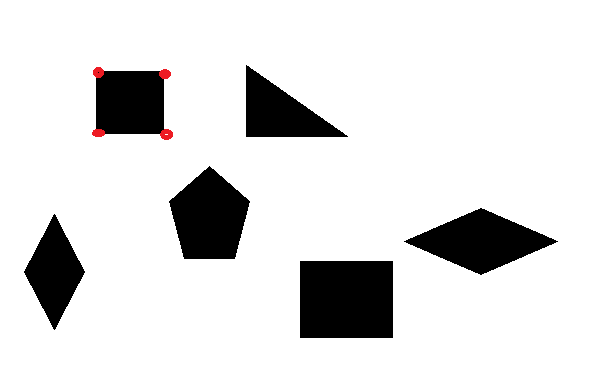
#> input picture images/shapes.png, 600 x 386 px
$ jupyter execute filter_optimized.ipynb   (shell and % lines are left out)
#> lines starting #> are read from the running program, lines starting #| are printed output that depends on the picture
# Loading image and libraries

[cell 1]
import numpy as np
import matplotlib.pyplot as plt
from scipy.ndimage import convolve, gaussian_filter
from PIL import Image
import cv2  # Für Canny (muss installiert sein)

# Bild laden
bildpfad = "../images/shapes.png"
bild = Image.open(bildpfad).convert('L')
bild_array = np.array(bild)

# Overview

## Filter
Using convolution with a filter on a grayscale image, you can detect edges in an image. The value which is displayed in a grayscale image is the intensity (Helligkeit).
- Sobel → first derivative of the image (detects edges; partial derivative in x and y direction → sobel_x filter for vertical edges and sobel_y for horizontal edges)
- LaPlace → second derivative of the image (detects strong changes in intensity → often edges or corners)
- Gaussian → smoothing with a gaussian function

## Filter combinations

- Laplacian of Gaussian (LoG) = Laplace after Gauss
- Canny =
  1. smoothing (Gaussian)
  2. calculate gradients (Sobel Filter)
  3. Non-Maximum Suppression → thins out edges
  4. Hysteresis threshold → to select strong / weak edges

<a>

</a>

<a href="https://www.youtube.com/watch?v=uNP6ZwQ3r6A" target="_blank">

</a>

# Sobel (Derivative of Gaussian with $\sigma = 1$)

<a>

</a>

Der Sobel-Operator ist ein Kantendetektor aus der Bildverarbeitung. Er berechnet die ungefähre Ableitung (Gradient) eines Bildes in x- und y-Richtung. So lassen sich Kanten (plötzliche Helligkeitswechsel) erkennen. Da das Ergebnis jedoch empfindlich gegenüber Rauschen ist, wird noch eine leichte Glättung hinzugefügt.

>Der Sobelfilter ist also eine Kombination aus:
>- Approximation der ersten Ableitung
>- Leichter Glättung

Die erste Ableitung berechnet sich aus:
$$f’(x)=\frac{d f(x)}{dx}$$

Im Bildverarbeitungskontext arbeitest du aber mit diskreten Pixeln, also kannst du die Ableitung nur näherungsweise berechnen.
$$f’(x) \approx \frac{f(x+h) - f(x-h)}{2h}$$

Wenn wir h = 1 setzen (Abstand zwischen den Pixeln), vereinfacht sich das zu:

$$f’(x) \approx \frac{f(x+1) - f(x-1)}{2}$$

Das ist die zentrale Differenzenmethode. In Kernel-Form sieht das so aus:
$$\begin{bmatrix}
-0.5  & 0 & 0.5\\
\end{bmatrix}$$

➡️ Die Sobel-Operatoren sind Faltungsmatrizen (Kernels), die über das Bild gelegt werden:

Sobel X (horizontale Kanten):

$$G_x =
\begin{bmatrix}
-1 & 0 & 1 \\
-2 & 0 & 2 \\
-1 & 0 & 1 \\
\end{bmatrix}$$

Sobel Y (vertikale Kanten):

$$G_y =
\begin{bmatrix}
-1 & -2 & -1 \\
0 &  0 &  0 \\
1 &  2 &  1 \\
\end{bmatrix}$$

[cell 2]
# Filter definieren
# Hier verwenden wir den klassischen Sobel X Kernel
kernel = np.array([[-1, 0, 1],
                   [-2, 0, 2],
                   [-1, 0, 1]])
# Filter anwenden
ergebnis = convolve(bild_array, kernel)
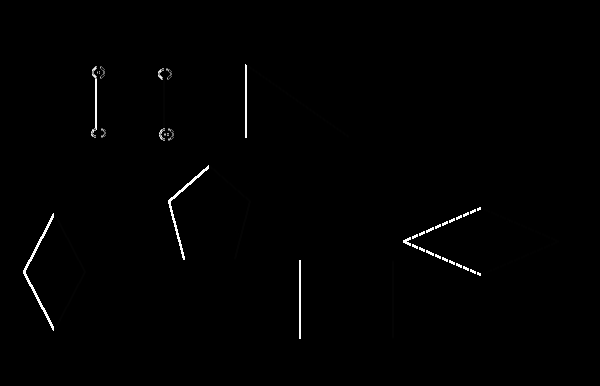
#> ergebnis: shape (386, 600); min 0, max 255, mean 1.8

# Plot
fig, axs = plt.subplots(1, 2, figsize=(12, 5))

axs[0].imshow(bild_array, cmap='gray')
axs[0].set_title("Graustufenbild")

axs[1].imshow(ergebnis, cmap='coolwarm')
axs[1].set_title(f"Ergebnis der Faltung mit Kernel")

plt.tight_layout()
plt.show()

[cell 3]
# Filter definieren
# Hier verwenden wir den klassischen Sobel Y Kernel
kernel = np.array([[-1, -2, -1],
                   [0, 0, 0],
                   [1, 2, 1]])
# Filter anwenden
ergebnis = convolve(bild_array, kernel)

# Plot
fig, axs = plt.subplots(1, 2, figsize=(12, 5))

axs[0].imshow(bild_array, cmap='gray')
axs[0].set_title("Graustufenbild")

axs[1].imshow(ergebnis, cmap='coolwarm')
axs[1].set_title(f"Ergebnis der Faltung mit Kernel")

plt.tight_layout()
plt.show()

Nachdem das Graustufenbild mit Sobel einmal in X-Richtung und einmal in Y-Richtung gefaltet wurde, werden die Ergebnisse addiert.

$\text{Magnitude} = \sqrt{(S_x)^2 + (S_y)^2}$

Der Sobel-Magnitude-Operator lässt sich nicht als einzelner Kernel darstellen, weil er die Kombination aus zwei Kerneln (für x- und y-Richtung) ist und erst nach der Faltung mit beiden Kerneln die Magnitude berechnet wird.

[cell 4]
from scipy import ndimage

# Sobel-Operator anwenden
sobel_x = ndimage.sobel(bild_array, axis=1)
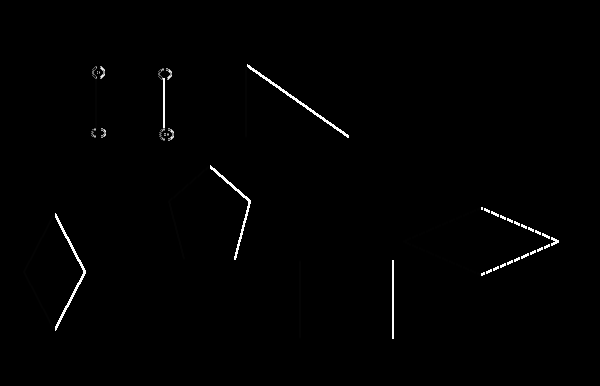
#> sobel_x: shape (386, 600); min 0, max 255, mean 2
sobel_y = ndimage.sobel(bild_array, axis=0)
sobel_magnitude = np.hypot(sobel_x, sobel_y)

# Plot
fig, axs = plt.subplots(1, 2, figsize=(16, 4))

axs[0].imshow(bild_array, cmap='gray')
axs[0].set_title("Graustufenbild")

axs[1].imshow(sobel_magnitude, cmap='winter')
axs[1].set_title("Gradient Magnitude")

plt.tight_layout()
plt.show()
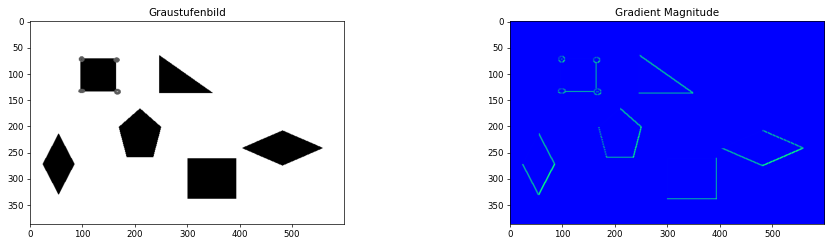
#> figure drawn by matplotlib, 2 panels

Grundsätzlich ist der Sobel-Operator ein spezieller Kantendetektor, der als diskreter Filter (Kernel) definiert ist und typischerweise auf Bilddaten oder diskrete 2D-Daten angewendet wird.

**Kann man den Sobel-Operator auch auf eine kontinuierliche Funktion anwenden?**

Nicht direkt analytisch, weil der Sobel-Operator auf der diskreten Approximation der Ableitung basiert. Aber was du machen kannst (und was oft gemacht wird):

✅ Du wertest deine Funktion diskret auf einem Gitter aus (so wie du es mit deiner Sinus-Cosinus-Funktion gemacht hast)

✅ Dann kannst du den Sobel-Operator ganz genauso wie auf ein Bild anwenden, weil du ja ein 2D-Array hast

[cell 5]
import numpy as np
import matplotlib.pyplot as plt
from scipy.ndimage import sobel

# Gitter erzeugen
x = np.linspace(-5, 5, 200)
y = np.linspace(-5, 5, 200)
X, Y = np.meshgrid(x, y)

# Funktion definieren
Z = np.sin(X) * np.cos(Y)

# Sobel-Operator anwenden (Ableitungen in x- und y-Richtung)
sobel_x = sobel(Z, axis=1)
sobel_y = sobel(Z, axis=0)
gradient_magnitude = np.hypot(sobel_x, sobel_y)

# Plots
fig, axs = plt.subplots(1, 3, figsize=(15, 5))

im0 = axs[0].imshow(Z, extent=(-5, 5, -5, 5), origin='lower', cmap='viridis')
axs[0].set_title("Originalfunktion")
plt.colorbar(im0, ax=axs[0])

im1 = axs[1].imshow(sobel_x, extent=(-5, 5, -5, 5), origin='lower', cmap='coolwarm')
axs[1].set_title("Sobel x-Richtung")
plt.colorbar(im1, ax=axs[1])

im2 = axs[2].imshow(gradient_magnitude, extent=(-5, 5, -5, 5), origin='lower', cmap='magma')
axs[2].set_title("Gradientenbetrag (Kantenstärke)")
plt.colorbar(im2, ax=axs[2])

plt.tight_layout()
plt.show()
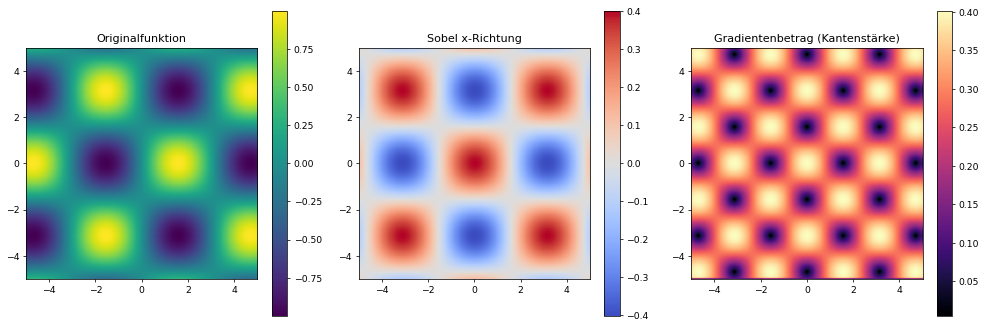
#> figure drawn by matplotlib, 6 panels

# LaPlace

Der Laplace-Operator ist definiert als die Summe der zweiten Ableitungen einer Funktion:

- Für eine Funktion f(x, y) im 2D-Raum ist:
$$\Delta f = \frac{\partial^2 f}{\partial x^2} + \frac{\partial^2 f}{\partial y^2}$$

- In 3D:
$$\Delta f = \frac{\partial^2 f}{\partial x^2} + \frac{\partial^2 f}{\partial y^2} + \frac{\partial^2 f}{\partial z^2}$$

---
✅ Der Gradient einer Funktion liefert einen Vektor, der die Richtung und Stärke des größten Anstiegs beschreibt. Das ist die erste Ableitung.

✅ Der Laplace-Operator ist die Summe der zweiten partiellen Ableitungen, also ein Maß dafür, wie stark die Funktion in alle Richtungen “gekrümmt” ist.

$$\Delta f = \nabla \cdot \nabla f = \text{div}(\text{grad}(f))$$

Das heißt:
- Du bildest zuerst den Gradient (erste Ableitungen → Vektor).
- Dann nimmst du die Divergenz dieses Gradienten (Summe der partiellen Ableitungen der Gradienten-Komponenten).

Fazit:
Der Laplace-Operator ist also nicht der “zweite Gradient”, sondern die Divergenz des Gradienten, was die Summe der zweiten Ableitungen ergibt.

----

In der Bildverarbeitung wird der diskrete Laplace-Operator oft als Filter-Maske angewandt, um Kanten oder schnelle Helligkeitswechsel zu erkennen.

**Herleitung**
Für ein Bild benötigen wir den LaPlace Operator im 2D-Raum.

1. Die zweite Ableitung in x-Richtung (diskret) lautet:

    $\frac{\partial^2 f}{\partial x^2} \approx f(x+1, y) - 2f(x, y) + f(x-1, y)$

2. Genauso in y-Richtung:

    $\frac{\partial^2 f}{\partial y^2} \approx f(x, y+1) - 2f(x, y) + f(x, y-1)$

3. Wenn du das zusammenfasst, erhältst du den klassischen 4-neighbourhood 2D-Laplace-Kernel, bei dem nur die direkten Nachbarn berücksichtigt werden:
$$\begin{bmatrix}
0 & 1 & 0 \\
1 & -4 & 1 \\
0 & 1 & 0
\end{bmatrix}$$

4. Um resistenter gegen Rotationen zu sein, kann der 8-neighbourhood Laplace-Kernel verwendet werden, der auch Diagonalen berücksichtigt.

$$\begin{bmatrix}
1 & 1 & 1 \\
1 & -8 & 1 \\
1 & 1 & 1
\end{bmatrix}$$

[cell 6]
# Filter definieren
# Hier verwenden wir den klassischen 8-neighbourhood Laplace-Kernel
kernel = np.array([[1, 1, 1],
                   [1, -8, 1],
                   [1, 1, 1]])
# Filter anwenden
ergebnis = convolve(bild_array, kernel)

# Plot
fig, axs = plt.subplots(1, 2, figsize=(12, 5))

axs[0].imshow(bild_array, cmap='gray')
axs[0].set_title("Graustufenbild")

axs[1].imshow(ergebnis, cmap='coolwarm')
axs[1].set_title(f"Ergebnis der Faltung mit Kernel")

plt.tight_layout()
plt.show()

[cell 7]
import numpy as np
import matplotlib.pyplot as plt
from scipy.ndimage import laplace

# Gitter erzeugen
x = np.linspace(-5, 5, 200)
y = np.linspace(-5, 5, 200)
X, Y = np.meshgrid(x, y)

# Komplexere Funktion: Sinus-Cosinus-Kombination
Z = np.sin(X) * np.cos(Y)
#Z = np.array(bild) # auskommentieren für Beispiel: Graustufenbild als Funktion

# Laplace-Operator anwenden
laplace_Z = laplace(Z)

# Plotten
fig, axs = plt.subplots(1, 2, figsize=(12, 5))

# Originalfunktion
im0 = axs[0].imshow(Z, extent=(-5, 5, -5, 5), origin='lower', cmap='viridis')
axs[0].set_title(r"$f(x,y) = \sin(x) \cdot \cos(y)$")
plt.colorbar(im0, ax=axs[0])

# Laplace-Operator Ergebnis
im1 = axs[1].imshow(laplace_Z, extent=(-5, 5, -5, 5), origin='lower', cmap='coolwarm', vmin=-0.005, vmax=0.005)
axs[1].set_title("Laplace-Operator Ergebnis")
plt.colorbar(im1, ax=axs[1])

plt.tight_layout()
plt.show()
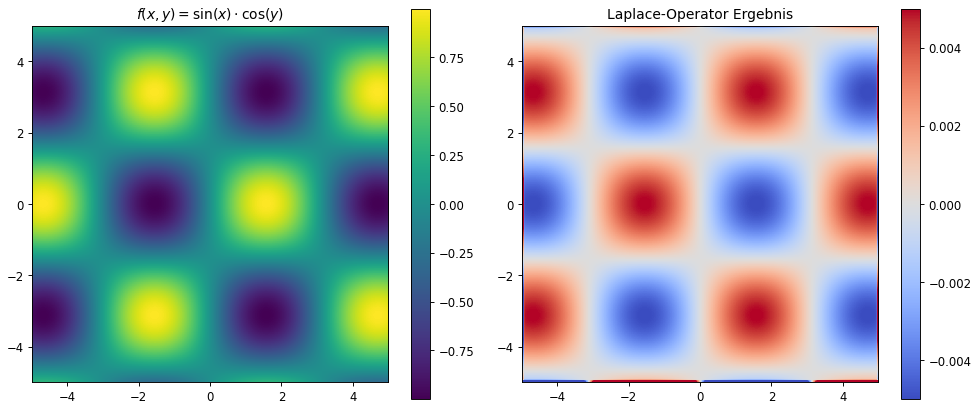
#> figure drawn by matplotlib, 4 panels

# 3D-Plots
fig = plt.figure(figsize=(12, 5))

# Originalfunktion
ax1 = fig.add_subplot(1, 2, 1, projection='3d')
ax1.plot_surface(X, Y, Z, cmap='viridis')
ax1.set_title(r"$f(x,y) = \sin(x) \cdot \cos(y)$")

# Ergebnis nach Laplace-Operator
ax2 = fig.add_subplot(1, 2, 2, projection='3d')
ax2.plot_surface(X, Y, laplace_Z, cmap='coolwarm', vmin=-0.005, vmax=0.005)
ax2.set_title("Laplace-Operator Ergebnis")

plt.tight_layout()
plt.show()
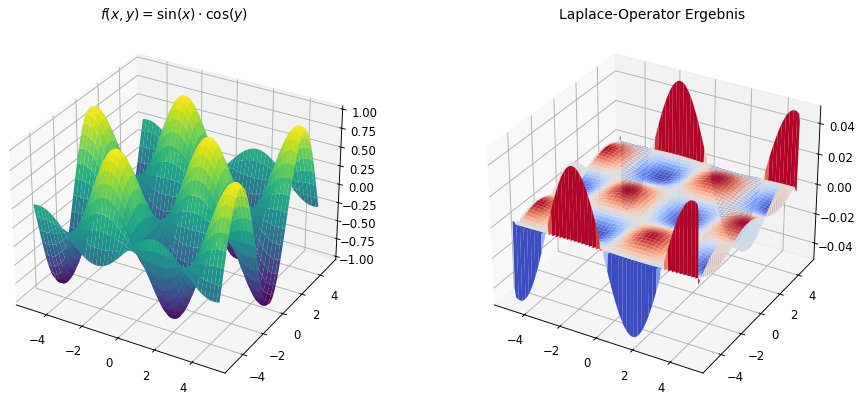
#> figure drawn by matplotlib, 2 panels

Was du erkennen solltest:

✅ Die Laplace-Berechnung hebt besonders die Stellen hervor, an denen die Krümmung der Funktion wechselt.

✅ Maxima erscheinen negativ, Minima positiv (je nach Konvention). → Die zweite Ableitung von `sin(x)` ist `-sin(x)`

✅ Die wellenartige Struktur bleibt im Laplace-Bild sichtbar, aber zeigt dort die “zweite Ableitung” der Funktion.

✅ Links siehst du die wellenartige Struktur der Sinus-Cosinus-Funktion.

✅ Rechts siehst du, wie der Laplace-Operator die Krümmungsinformationen extrahiert. Maxima, Minima und Sattelstellen werden durch unterschiedliche Farben hervorgehoben.

**Warum sind die Minima/Maxima schwach?**
1.	Numerische Approximation:
Der scipy.ndimage.laplace Operator verwendet numerische Filter (finite differences), die am Rand stärkere Artefakte erzeugen. Die echten Krümmungen im Inneren erscheinen oft schwächer.

2.	Die Funktion selbst:
Bei einer Funktion wie sin(x) * cos(y) wechseln sich positive und negative Bereiche regelmäßig ab. An vielen Stellen kompensiert sich die Krümmung, weshalb der Laplace-Wert nahe Null bleibt. Die Extremwerte sind nur an bestimmten Punkten deutlich.

3.	Farbschema / Skalierung:
Standardmäßig skaliert plot_surface die Farbtöne automatisch auf die Minimal- und Maximalwerte. Wenn die Werte im Inneren sehr nah an Null liegen und nur am Rand starke Ausschläge vorhanden sind, erscheinen die inneren Unterschiede fast unsichtbar.

    → angepasste Farbskala:
    `ax2.plot_surface(X, Y, laplace_Z, cmap='coolwarm', vmin=-0.5, vmax=0.5)`

# Gaussian

### 1D Gaussian function

<a>

</a>

Anhand der 1D Gaussfunktion sollen die Effekte der einzelnen Parameter untersucht werden.

- $ A $ ändert die Höhe

- $ \mu $ verschiebt den Ursprung

- $ \sigma $ verändert die Breite der Glocken/Gausskurve (Standarabweichung)

### 2D Gaussian function

[cell 8]
import numpy as np
import matplotlib.pyplot as plt

# Parameter
A = 1
x0, y0 = 0, 0
sigma_x = 1
sigma_y = 1

# Grid
x = np.linspace(-5, 5, 100)
y = np.linspace(-5, 5, 100)
X, Y = np.meshgrid(x, y)

# 2D Gaussian
Z = A * np.exp(-(((X - x0)**2) / (2 * sigma_x**2) + ((Y - y0)**2) / (2 * sigma_y**2)))

# Plot
fig = plt.figure(figsize=(12, 3))

# 3D Surface
ax1 = fig.add_subplot(1, 2, 1, projection='3d')
ax1.plot_surface(X, Y, Z, cmap='viridis', alpha=0.8)

# 2D Contour projection auf die x-y-Ebene bei z=0
ax2 = fig.add_subplot(1, 2, 2, projection='3d')
ax2.contourf(X, Y, Z, zdir='z', offset=0, cmap='viridis', alpha=0.7)

# Achsen
ax1.set_zlim(0, A*1.1)
ax2.set_zlim(0, A*1.1)
plt.tight_layout()
plt.show()
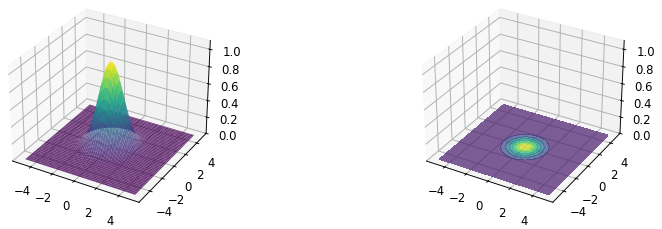
#> figure drawn by matplotlib, 2 panels

The 2D Gaussian function is given by:
$$G(x, y) = A \cdot \exp\left( -\left( \frac{(x - x_0)^2}{2\sigma_x^2} + \frac{(y - y_0)^2}{2\sigma_y^2} \right) \right)$$

Where:
- $A$ = Amplitude (peak value)
- $(x_0, y_0)$ = Center of the Gaussian
- $\sigma_x, \sigma_y$ = Standard deviations in x and y direction

The Kernel is calculated by approximation. Imagine a 3x3 grid ranging x-values from [-1,0,1] and y-values from [-1,0,1].

For each coordinate $G(x_1,y_1)$ the gaussian value can be calculated.

$$ \frac{1} {16}
\cdot \begin{bmatrix}
1 & 2 & 1 \\
2 & 4 & 2 \\
1 & 2 & 1
\end{bmatrix}
=
\begin{bmatrix}
0.075 & 0.124 & 0.075 \\
0.124 & 0.204 & 0.124 \\
0.075 & 0.124 & 0.075
\end{bmatrix}
$$

For example with $A=1$, $\sigma=0,85$ and $(x_0, y_0)=(0,0)$:
$$G(x=0,y=1)=1\cdot e^{-((\frac{(0-0)^2}{2\cdot 0.85^2})+(\frac{(1-0)^2}{2\cdot 0.85^2}))}=e^{-\frac{1}{2\cdot 0.85^2}}$$

 Wieso kann ich den Kernel nicht händisch ausrechnen?

[cell 9]
import numpy as np

def gaussian(x, y, A=1, x0=0, y0=0, sigma=1):
    return A * np.exp(-(((x - x0)**2 + (y - y0)**2) / (2 * sigma**2)))

# Beispielwert
val = gaussian(0, 1)
print(f"G(0,1) = {val:.4f}")  # Erwartet: ca. 0.6065

[cell 10]
# 3x3 Kernel um (0,0) mit sigma=1
size = 1  # Radius
kernel = np.zeros((2*size+1, 2*size+1))
for i, x in enumerate(range(-size, size+1)):
    for j, y in enumerate(range(-size, size+1)):
        kernel[i, j] = gaussian(x, y)

# Kernel normalisieren
kernel /= np.sum(kernel)

print("3x3 Gaussian Kernel:")
print(kernel)

[cell 11]
import numpy as np

def gaussian_kernel(size=3, sigma=1.0, A=1.0, normalize=True):
    """
    Berechnet einen 2D-Gaussian Kernel.

    Args:
        size (int): Größe des Kernels (muss ungerade sein, z.B. 3, 5, 7)
        sigma (float): Standardabweichung der Gaußfunktion
        A (float): Amplitude der Gaußfunktion
        normalize (bool): Ob der Kernel normiert werden soll (Summe=1)

    Returns:
        np.ndarray: Gaussian Kernel
    """
    assert size % 2 == 1, "Kernelgröße muss ungerade sein"
    ax = np.arange(-(size // 2), size // 2 + 1)
    xx, yy = np.meshgrid(ax, ax)

    kernel = A * np.exp(-(xx**2 + yy**2) / (2 * sigma**2))

    if normalize:
        kernel = kernel / np.sum(kernel)

    return kernel

# Beispiel
kernel = gaussian_kernel(size=3, sigma=1.0, A=1.0)
print("Gaussian Kernel (3x3) mit sigma=1.0, A=1.0:\n", kernel)
print("Summe Kernel:", np.sum(kernel))

[cell 12]
# Filter definieren
# Hier verwenden wir den
kernel = np.array([[1, 2, 1],
                   [2, 4, 2],
                   [1, 2, 1]])/ 16
# Filter anwenden
ergebnis = convolve(bild_array, kernel)

# Plot
fig, axs = plt.subplots(1, 2, figsize=(12, 5))

axs[0].imshow(bild_array, cmap='gray')
axs[0].set_title("Graustufenbild")

axs[1].imshow(ergebnis, cmap='coolwarm')
axs[1].set_title(f"Ergebnis der Faltung mit Kernel")

plt.tight_layout()
plt.show()

# Derivative of Gaussian

Die Derivative of Gaussian (DoG) ist die erste Ableitung der Gaußfunktion und wird verwendet, um Kanten in Bildern zu detektieren, während gleichzeitig Rauschen unterdrückt wird. Sie kombiniert also Glättung (Gaussian) und Kantendetektion (Ableitung) in einem Schritt.

⸻

📌 Mathematische Definition

Die 2D-Gaußfunktion lautet:
$$G(x, y) = \frac{1}{2\pi\sigma^2} \cdot e^{-\frac{x^2 + y^2}{2\sigma^2}}$$

Die erste Ableitung nach x (Partielle Ableitung):
$$\frac{\partial G(x, y)}{\partial x} = -\frac{x}{2\pi\sigma^4} \cdot e^{-\frac{x^2 + y^2}{2\sigma^2}}$$

Analog nach y:
$$\frac{\partial G(x, y)}{\partial y} = -\frac{y}{2\pi\sigma^4} \cdot e^{-\frac{x^2 + y^2}{2\sigma^2}}$$

Diese Ableitungen können als Filter-Kernel verwendet werden (ähnlich wie Sobel, aber geglättet).

💡 Vorteil gegenüber Sobel:
- Sobel = einfache Ableitung + wenig Glättung
- DoG = mathematisch exakte Ableitung + anpassbare Glättung (über σ)

[cell 13]
def derivative_of_gaussian(size=5, sigma=1.0, direction='x'):
    ax = np.linspace(-(size // 2), size // 2, size)
    xx, yy = np.meshgrid(ax, ax)

    gauss = np.exp(-(xx**2 + yy**2) / (2 * sigma**2))
    if direction == 'x':
        dog = -xx * gauss / (sigma**2)
    elif direction == 'y':
        dog = -yy * gauss / (sigma**2)
    else:
        raise ValueError("direction must be 'x' or 'y'")

    # Optional: normieren
    dog -= np.mean(dog)
    return dog

# DoG-Filter erzeugen
dog_x = derivative_of_gaussian(size=7, sigma=1.0, direction='x')
dog_y = derivative_of_gaussian(size=7, sigma=1.0, direction='y')

# Filter anwenden
gradient_x = convolve(bild_array, dog_x)
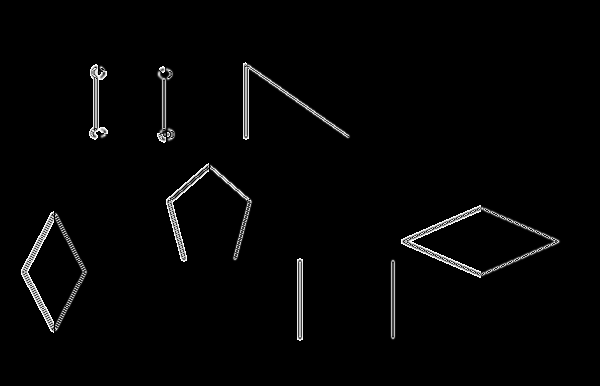
#> gradient_x: shape (386, 600); min 0, max 255, mean 5
gradient_y = convolve(bild_array, dog_y)
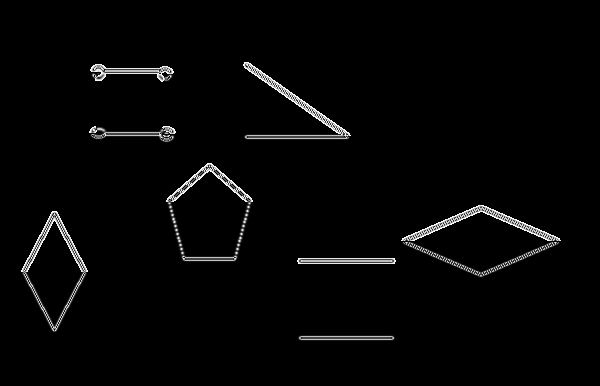
#> gradient_y: shape (386, 600); min 0, max 255, mean 5.6
magnitude = np.hypot(gradient_x, gradient_y)
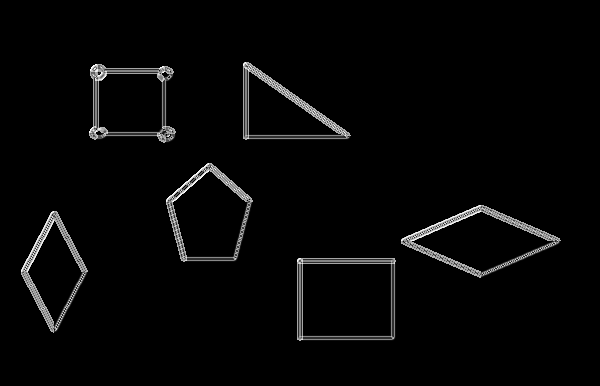
#> magnitude: shape (386, 600) float16; min 0, max 360.5, mean 8.9; drawn with min black and max white

# Plot
fig, axs = plt.subplots(1, 3, figsize=(15, 5))
axs[0].imshow(gradient_x, cmap='gray')
axs[0].set_title("DoG x-Richtung")
axs[1].imshow(gradient_y, cmap='gray')
axs[1].set_title("DoG y-Richtung")
axs[2].imshow(magnitude, cmap='inferno')
axs[2].set_title("Gradientenbetrag")
plt.tight_layout()
plt.show()
#> (the rest of the program and of its run is left out)
